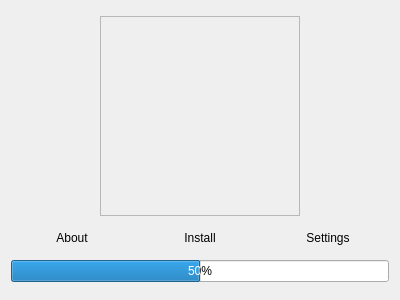
<?xml version="1.0" encoding="UTF-8"?>
<ui version="4.0">
 <class>app_template_format</class>
 <widget class="QWidget" name="app_template_format">
  <property name="geometry">
   <rect>
    <x>0</x>
    <y>0</y>
    <width>400</width>
    <height>300</height>
   </rect>
  </property>
  <property name="sizePolicy">
   <sizepolicy hsizetype="Fixed" vsizetype="Fixed">
    <horstretch>0</horstretch>
    <verstretch>0</verstretch>
   </sizepolicy>
  </property>
  <property name="windowTitle">
   <string>Form</string>
  </property>
  <layout class="QGridLayout" name="gridLayout">
   <item row="3" column="0" colspan="3">
    <widget class="QProgressBar" name="progress_bar">
     <property name="enabled">
      <bool>true</bool>
     </property>
     <property name="value">
      <number>50</number>
     </property>
    </widget>
   </item>
   <item row="2" column="2">
    <widget class="QPushButton" name="settings_button">
     <property name="text">
      <string>Settings</string>
     </property>
     <property name="flat">
      <bool>true</bool>
     </property>
    </widget>
   </item>
   <item row="2" column="0">
    <widget class="QPushButton" name="about_button_3">
     <property name="text">
      <string>About</string>
     </property>
     <property name="flat">
      <bool>true</bool>
     </property>
    </widget>
   </item>
   <item row="2" column="1">
    <widget class="QPushButton" name="install_button">
     <property name="text">
      <string>Install</string>
     </property>
     <property name="flat">
      <bool>true</bool>
     </property>
    </widget>
   </item>
   <item row="1" column="0" colspan="3">
    <layout class="QHBoxLayout" name="horizontalLayout">
     <item>
      <widget class="QFrame" name="app_image">
       <property name="enabled">
        <bool>true</bool>
       </property>
       <property name="sizePolicy">
        <sizepolicy hsizetype="Preferred" vsizetype="Preferred">
         <horstretch>0</horstretch>
         <verstretch>0</verstretch>
        </sizepolicy>
       </property>
       <property name="minimumSize">
        <size>
         <width>200</width>
         <height>200</height>
        </size>
       </property>
       <property name="maximumSize">
        <size>
         <width>200</width>
         <height>200</height>
        </size>
       </property>
       <property name="frameShape">
        <enum>QFrame::StyledPanel</enum>
       </property>
       <property name="frameShadow">
        <enum>QFrame::Raised</enum>
       </property>
      </widget>
     </item>
    </layout>
   </item>
  </layout>
 </widget>
 <resources/>
 <connections/>
</ui>
